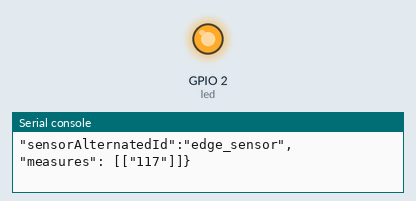
This program was run on a simulated ESP8266 board running MicroPython. Parts: output pins drawn as LEDs (lit = HIGH, except the on-board LED, lit = LOW), the last lines printed to the serial console. Random numbers come from a fixed seed; no MQTT or app messages arrive unless stated.

Above: at 1.1 s.
At 3.1 s:
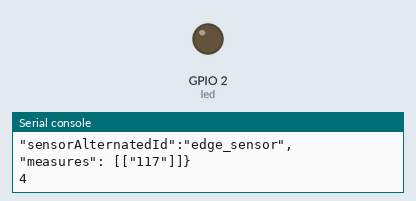
Timing chart, 0 to 5.4 s (numbered marks = the images above):
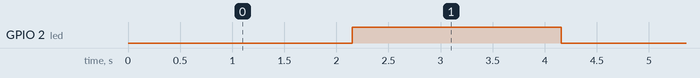

The program:

edge_test.py
```python
from time import sleep
from umqtt.simple import MQTTClient
import machine
from dht import DHT11
import random

SERVER = '192.168.1.10'
#PORT = 61618
CLIENT_ID = 'ESP8266_1'
TOPIC = 'measures/edge_test2'


print(1)
client = MQTTClient(CLIENT_ID, SERVER, port=61618)
client.connect()
led = machine.Pin(2, machine.Pin.OUT)
print("connected")

while True:
    try:
	input_random1=random.randint(100,200)
	msg = '''{"capabilityAlternateId": "edge_capa","sensorTypeAlternateId": 3363,
"sensorAlternatedId":"edge_sensor",
"measures": [["%d"]]}''' %input_random1
	client.publish(TOPIC, msg)
	print(msg)
	led.off() # Board LED on
    except OSError:
        print('Failed to read sensor. or the broker doesn not work')
    sleep(2)
    print(4)
    led.on()
    sleep(2)
```

Measured:
- by itself, GPIO 2 (led): alternates HIGH for 2.0 s and LOW for 2.0 s
